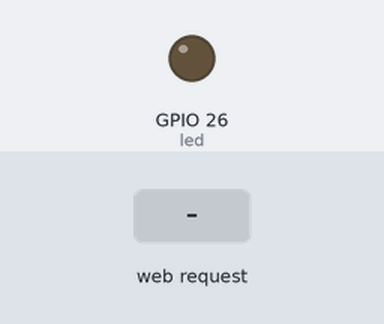
Simulated run of this sketch. Board: ESP32. Parts: output pins drawn as LEDs (lit = HIGH). The inputs (shaded band) are chosen by the test bench. WiFi joins after 1.5 s; servers stay silent unless stated; what the sketch prints to the serial monitor is not drawn.

Above: at 2.7 s.
2.8 s: HTTP request GET /on received
At 3.8 s:
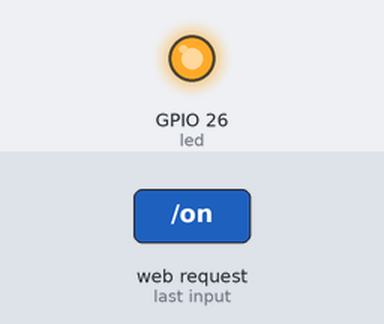
4.3 s: HTTP request GET /off received
At 5.0 s:
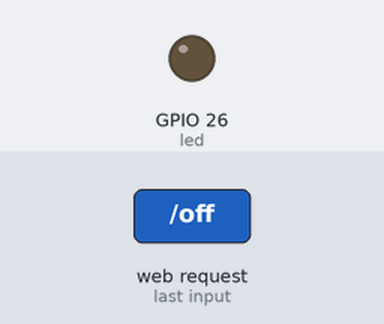
Timing chart, 0 to 7.3 s (numbered marks = the images above; inputs shaded):
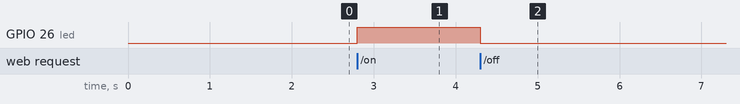

Measured:
- after the input at 2.8 s, GPIO 26 (led): LOW → HIGH at once
- after the input at 4.3 s, GPIO 26 (led): HIGH → LOW at once

The sketch:

Task-2.1.2.ino
```cpp
/*
Author: Sanjana Vani V
Date: 01-03-2026
Board: ESP32
Description: Turns an LED On and Off using a Webserver
*/

#include <WiFi.h>
#include <WebServer.h>

const char* ssid = "<Wifi Name>";
const char* password = "<WiFi Password>";

WebServer server(80);

String led_output = "off";
const int led = 26;

void handleRoot(){
  String html = "<html><body>";
  html += "<h1>ESP32 LED Control</h1>";
  html += "<p><a href=\"/on\"><button style='padding:20px; background:green; color:white;'>ON</button></a></p>";
  html += "<p><a href=\"/off\"><button style='padding:20px; background:red; color:white;'>OFF</button></a></p>";
  html += "</body></html>";
  server.send(200, "text/html", html);
}

void handleLEDON() {
  led_output = "on";
  digitalWrite(led, HIGH);
  handleRoot();
}

void handleLEDOFF() {
  led_output = "off";
  digitalWrite(led, LOW);
  handleRoot();
}

void setup(){
  Serial.begin(115200);
  pinMode(led, OUTPUT);
  digitalWrite(led, LOW);

  WiFi.begin(ssid, password);
  while (WiFi.status() != WL_CONNECTED) {
    delay(500);
    Serial.print(".");
  }
  Serial.println("");
  Serial.println("WiFi connected.");
  Serial.println("IP address: ");
  Serial.println(WiFi.localIP());

  server.on("/", handleRoot);
  server.on("/on", handleLEDON);
  server.on("/off", handleLEDOFF);

  server.begin();
  Serial.println("HTTP server started");
}

void loop() {
  server.handleClient();
}

/*
LED Connections:
Anode - Pin 26
Cathode - Ground via 330 Ohm Resistor
*/
```
